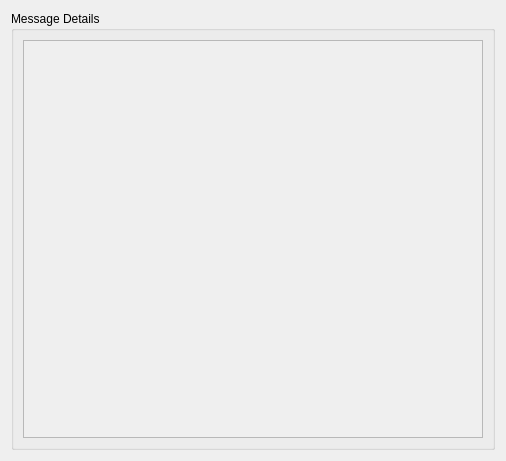
<?xml version="1.0" encoding="UTF-8"?>
<ui version="4.0">
 <class>MsgDetailsWidget</class>
 <widget class="QWidget" name="MsgDetailsWidget">
  <property name="geometry">
   <rect>
    <x>0</x>
    <y>0</y>
    <width>506</width>
    <height>461</height>
   </rect>
  </property>
  <property name="windowTitle">
   <string>Message Details</string>
  </property>
  <layout class="QVBoxLayout" name="verticalLayout">
   <item>
    <widget class="QGroupBox" name="m_groupBox">
     <property name="title">
      <string>Message Details</string>
     </property>
     <layout class="QVBoxLayout" name="verticalLayout_2">
      <item>
       <widget class="QScrollArea" name="m_scrollArea">
        <property name="widgetResizable">
         <bool>true</bool>
        </property>
        <widget class="QWidget" name="scrollAreaWidgetContents">
         <property name="geometry">
          <rect>
           <x>0</x>
           <y>0</y>
           <width>460</width>
           <height>405</height>
          </rect>
         </property>
        </widget>
       </widget>
      </item>
     </layout>
    </widget>
   </item>
  </layout>
 </widget>
 <resources/>
 <connections/>
</ui>
